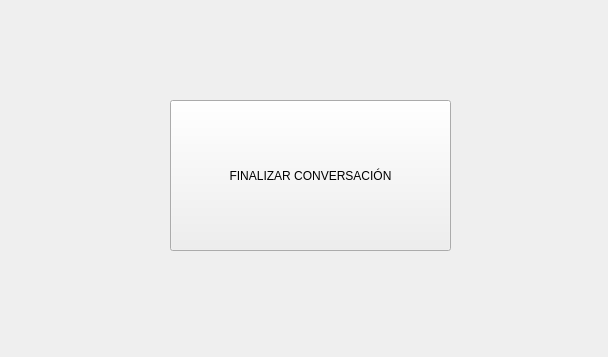
<?xml version="1.0" encoding="UTF-8"?>
<ui version="4.0">
 <class>Form</class>
 <widget class="QWidget" name="Form">
  <property name="geometry">
   <rect>
    <x>0</x>
    <y>0</y>
    <width>608</width>
    <height>357</height>
   </rect>
  </property>
  <property name="windowTitle">
   <string>Form</string>
  </property>
  <widget class="QPushButton" name="pushButton">
   <property name="geometry">
    <rect>
     <x>170</x>
     <y>100</y>
     <width>281</width>
     <height>151</height>
    </rect>
   </property>
   <property name="text">
    <string>FINALIZAR CONVERSACIÓN</string>
   </property>
  </widget>
 </widget>
 <resources/>
 <connections/>
</ui>
